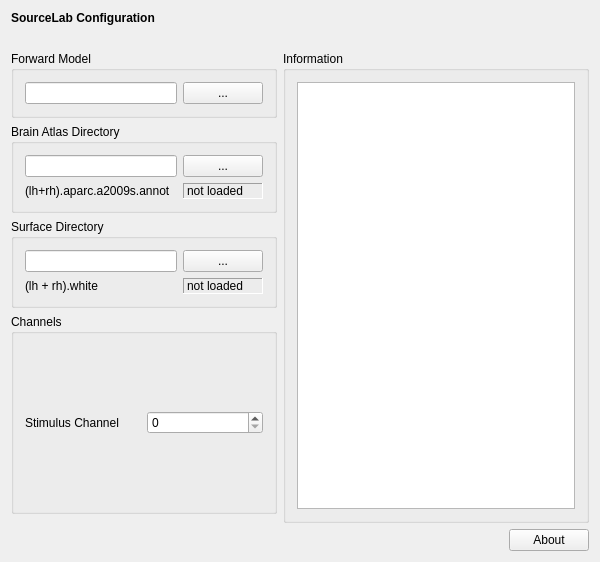
<?xml version="1.0" encoding="UTF-8"?>
<ui version="4.0">
 <class>SourceLabSetupWidgetClass</class>
 <widget class="QWidget" name="SourceLabSetupWidgetClass">
  <property name="geometry">
   <rect>
    <x>0</x>
    <y>0</y>
    <width>600</width>
    <height>562</height>
   </rect>
  </property>
  <property name="windowTitle">
   <string>SourceLabSetupWidget</string>
  </property>
  <layout class="QVBoxLayout" name="verticalLayout">
   <item>
    <widget class="QLabel" name="m_qLabel_Headline">
     <property name="font">
      <font>
       <weight>75</weight>
       <bold>true</bold>
      </font>
     </property>
     <property name="text">
      <string>SourceLab Configuration</string>
     </property>
    </widget>
   </item>
   <item>
    <spacer name="m_qVerticalSpacer_Headline">
     <property name="orientation">
      <enum>Qt::Vertical</enum>
     </property>
     <property name="sizeType">
      <enum>QSizePolicy::Fixed</enum>
     </property>
     <property name="sizeHint" stdset="0">
      <size>
       <width>20</width>
       <height>20</height>
      </size>
     </property>
    </spacer>
   </item>
   <item>
    <layout class="QGridLayout" name="m_qGridLayout_main">
     <item row="3" column="0">
      <widget class="QGroupBox" name="m_qGroupBox_Channels">
       <property name="sizePolicy">
        <sizepolicy hsizetype="Preferred" vsizetype="Minimum">
         <horstretch>0</horstretch>
         <verstretch>0</verstretch>
        </sizepolicy>
       </property>
       <property name="minimumSize">
        <size>
         <width>0</width>
         <height>200</height>
        </size>
       </property>
       <property name="title">
        <string>Channels</string>
       </property>
       <layout class="QGridLayout" name="m_qGridLayout_Channels">
        <item row="0" column="1">
         <widget class="QSpinBox" name="m_qSpinBoxStimChannel">
          <property name="maximum">
           <number>26</number>
          </property>
         </widget>
        </item>
        <item row="0" column="0">
         <widget class="QLabel" name="m_qLabelStimChannel">
          <property name="text">
           <string>Stimulus Channel</string>
          </property>
         </widget>
        </item>
       </layout>
      </widget>
     </item>
     <item row="5" column="2">
      <widget class="QPushButton" name="m_qPushButton_About">
       <property name="text">
        <string>About</string>
       </property>
      </widget>
     </item>
     <item row="0" column="0">
      <widget class="QGroupBox" name="m_qGroupBox_ForwardSolution">
       <property name="title">
        <string>Forward Model</string>
       </property>
       <property name="flat">
        <bool>false</bool>
       </property>
       <layout class="QGridLayout" name="m_qGridLayout_Fwd">
        <item row="0" column="0" colspan="2">
         <widget class="QLineEdit" name="m_qLineEdit_FwdFileName">
          <property name="minimumSize">
           <size>
            <width>140</width>
            <height>0</height>
           </size>
          </property>
         </widget>
        </item>
        <item row="0" column="2">
         <widget class="QPushButton" name="m_qPushButton_FwdFileDialog">
          <property name="text">
           <string>...</string>
          </property>
         </widget>
        </item>
       </layout>
      </widget>
     </item>
     <item row="0" column="1" rowspan="5" colspan="2">
      <widget class="QGroupBox" name="m_qGroupBox_Information">
       <property name="title">
        <string>Information</string>
       </property>
       <layout class="QGridLayout" name="m_qGridLayout_Information">
        <item row="0" column="0">
         <widget class="QTextBrowser" name="m_qTextBrowser_Information"/>
        </item>
       </layout>
      </widget>
     </item>
     <item row="4" column="0">
      <spacer name="m_qVerticalSpacer_LeftRow">
       <property name="orientation">
        <enum>Qt::Vertical</enum>
       </property>
       <property name="sizeHint" stdset="0">
        <size>
         <width>20</width>
         <height>40</height>
        </size>
       </property>
      </spacer>
     </item>
     <item row="5" column="1">
      <spacer name="m_qHorizontalSpacer_About">
       <property name="orientation">
        <enum>Qt::Horizontal</enum>
       </property>
       <property name="sizeHint" stdset="0">
        <size>
         <width>40</width>
         <height>20</height>
        </size>
       </property>
      </spacer>
     </item>
     <item row="1" column="0">
      <widget class="QGroupBox" name="m_qGroupBox_AtlasDir">
       <property name="title">
        <string>Brain Atlas Directory</string>
       </property>
       <layout class="QGridLayout" name="m_qGridLayout_AtlasDir">
        <item row="0" column="2">
         <widget class="QPushButton" name="m_qPushButton_AtlasDirDialog">
          <property name="text">
           <string>...</string>
          </property>
         </widget>
        </item>
        <item row="1" column="2">
         <widget class="QLabel" name="m_qLabel_atlasStat">
          <property name="frameShape">
           <enum>QFrame::Panel</enum>
          </property>
          <property name="frameShadow">
           <enum>QFrame::Sunken</enum>
          </property>
          <property name="text">
           <string>not loaded</string>
          </property>
         </widget>
        </item>
        <item row="0" column="0" colspan="2">
         <widget class="QLineEdit" name="m_qLineEdit_AtlasDirName">
          <property name="minimumSize">
           <size>
            <width>140</width>
            <height>0</height>
           </size>
          </property>
         </widget>
        </item>
        <item row="1" column="0">
         <widget class="QLabel" name="m_qLabel_atlas">
          <property name="text">
           <string>(lh+rh).aparc.a2009s.annot</string>
          </property>
         </widget>
        </item>
       </layout>
      </widget>
     </item>
     <item row="2" column="0">
      <widget class="QGroupBox" name="m_qGroupBox_SurfaceDir">
       <property name="title">
        <string>Surface Directory</string>
       </property>
       <layout class="QGridLayout" name="m_qGridLayout_SurfaceDir">
        <item row="1" column="0" colspan="2">
         <widget class="QLabel" name="m_qLabel_surface">
          <property name="text">
           <string>(lh + rh).white</string>
          </property>
         </widget>
        </item>
        <item row="1" column="2">
         <widget class="QLabel" name="m_qLabel_surfaceStat">
          <property name="frameShape">
           <enum>QFrame::Panel</enum>
          </property>
          <property name="frameShadow">
           <enum>QFrame::Sunken</enum>
          </property>
          <property name="text">
           <string>not loaded</string>
          </property>
         </widget>
        </item>
        <item row="0" column="2">
         <widget class="QPushButton" name="m_qPushButton_SurfaceDirDialog">
          <property name="text">
           <string>...</string>
          </property>
         </widget>
        </item>
        <item row="0" column="0" colspan="2">
         <widget class="QLineEdit" name="m_qLineEdit_SurfaceDirName">
          <property name="minimumSize">
           <size>
            <width>140</width>
            <height>0</height>
           </size>
          </property>
         </widget>
        </item>
       </layout>
      </widget>
     </item>
    </layout>
   </item>
  </layout>
 </widget>
 <layoutdefault spacing="6" margin="11"/>
 <resources/>
 <connections/>
</ui>
